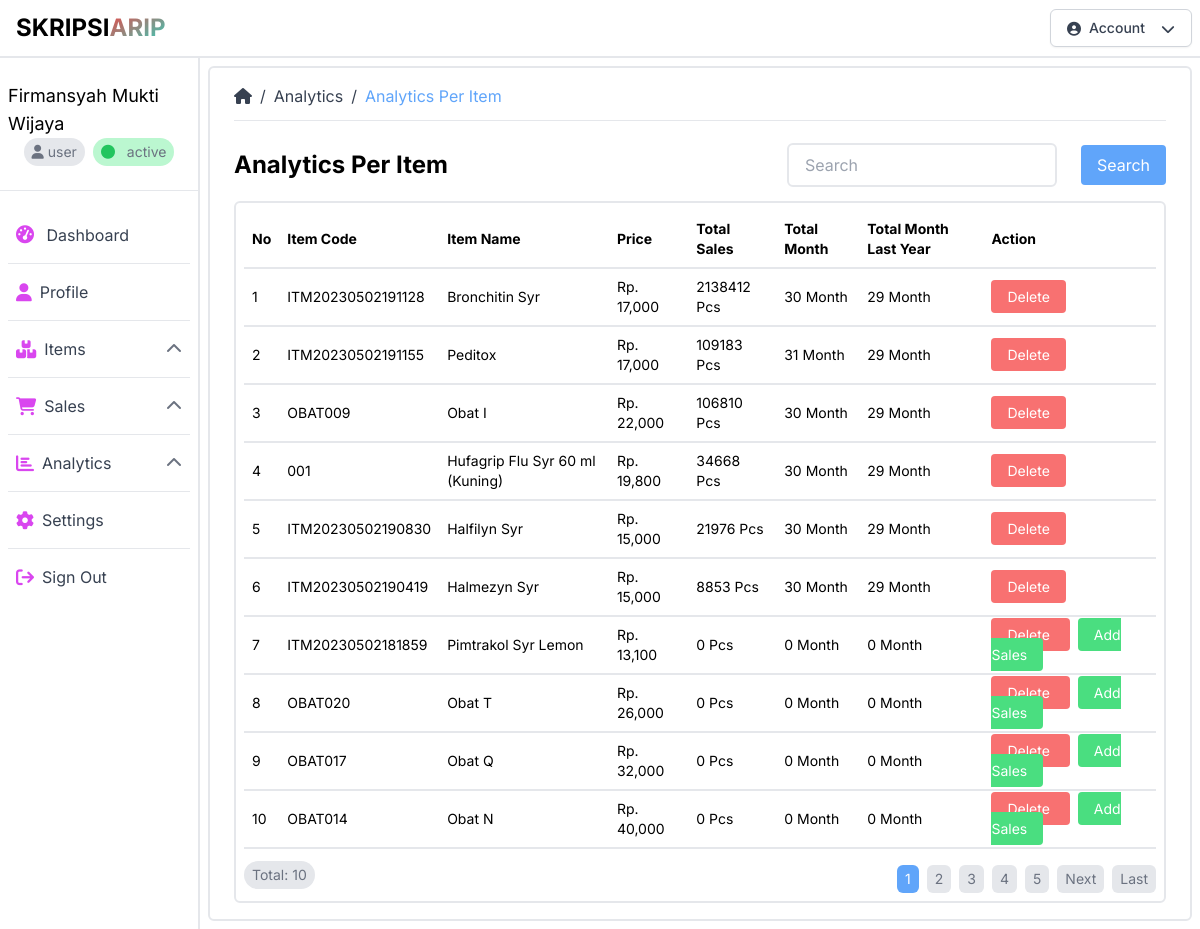
Screenshot of /analytics_per_item.php (signed in) with the database file from the repository.
### tables this page shows
CREATE TABLE `items` (
  `id` int(11) NOT NULL,
  `code` varchar(32) NOT NULL,
  `name` varchar(128) NOT NULL,
  `price` varchar(256) NOT NULL,
  `stock` varchar(256) NOT NULL,
  `created_at` datetime NOT NULL,
  `updated_at` datetime NOT NULL,
  `id_user` int(11) NOT NULL
);

### public/analytics_per_item.php (the view, shortened to what this page needs)
<?php
require_once("config.php");
$limit = 10;
$page = isset($_GET["page"]) ? (int)$_GET["page"] : 1;
$start = ($page > 1) ? ($page * $limit) - $limit : 0;
$items = mysqli_query($conn, "SELECT i.id, i.code, i.name, i.price,
       SUM(s.sold) AS total_sales,
       COUNT(DISTINCT CONCAT(s.month, s.year)) AS total_month,
       COALESCE(t.total_month_last_year, 0) AS total_month_last_year
FROM items i
LEFT JOIN sales s ON i.id = s.id_item
LEFT JOIN (
   SELECT s1.id_item, COUNT(DISTINCT CONCAT(s1.month, s1.year)) AS total_month_last_year
   FROM sales s1
   WHERE (s1.year >= YEAR(CURDATE()) - 3 AND s1.year <= YEAR(CURDATE()) - 1) -- Tahun ke-3, ke-2, dan ke-1 sejak saat ini
      OR (s1.year = YEAR(CURDATE()) AND s1.month <= MONTH(CURDATE())) -- Bulan-bulan di tahun ini hingga bulan saat ini
   GROUP BY s1.id_item
   HAVING COUNT(DISTINCT CONCAT(s1.month, s1.year)) >= 12
) AS t ON i.id = t.id_item
GROUP BY i.id
ORDER BY total_sales DESC
LIMIT $start, $limit;
");
$next_page = $page + 1;
$no = $start + 1;
?>
<!DOCTYPE html>
<html lang="id">
<head>
    <link rel="stylesheet" href="css/output.css">
    <link rel="stylesheet" href="https://cdnjs.cloudflare.com/ajax/libs/font-awesome/6.4.0/css/all.min.css"
 />
</head>
<body class="font-inter">
    <header class="bg-white w-full border-b-2 border-gray-200">
        <?php
            include("components/navbar.php");
        ?>
    </header>
    <div class="container-fluid mx-auto h-auto">
        <div class="flex">
            <?php
                include("components/sidebar.php");
            ?>
            <div class="w-10/12 h-[calc(100vh-3.5rem)] p-2">
                <div class="w-full h-auto border-2 border-gray-200 rounded-md py-4 px-6">
                    <div class="flex items-center gap-2 mb-3">
                        <a href="dashboard.php" class="text-gray-700 hover:text-gray-950"><i class="fas fa-home"></i></a>
                        <span class="text-gray-700">/</span>
                        <a href="analytics.php" class="text-gray-700 hover:text-gray-950">Analytics</a>
                        <span class="text-gray-700">/</span>
                        <a href="analytics_per_item.php" class="text-blue-400 hover:text-blue-600">Analytics Per Item</a>
                    </div>
                    <hr>
                    <div class="flex flex-col gap-4 mt-4">
                        <div class="flex flex-col gap-2">
                            <div class="flex flex-row items-center justify-between">
                                <div class="flex flex-row items-center gap-2">
                                    <h1 class="text-2xl font-bold">Analytics Per Item</h1>
                                </div>
                                <div class="flex flex-row items-center gap-2">
                                    <input type="text" name="search" id="search"
                                        class="border-2 border-gray-200 rounded-md px-4 py-2 focus:outline-none focus:border-blue-400"
                                        placeholder="Search">
                                    <button type="button"
                                        class="bg-blue-400 text-white px-4 py-2 rounded ml-4 my-2 hover:bg-blue-600">
                                        Search
                                    </button>
                                </div>
                            </div>
                            <div class="w-full h-auto border-2 border-gray-200 rounded-md py-2 px-2">
                                <table class="w-full text-left text-sm">
                                    <thead class="border-b-2 border-gray-200">
                                        <tr>
                                            <th class="px-2 py-2">No</th>
                                            <th class="px-2 py-2">Item Code</th>
                                            <th class="px-2 py-2">Item Name</th>
                                            <th class="px-2 py-2">Price</th>
                                            <th class="px-2 py-2">Total Sales</th>
                                            <th class="px-2 py-2">Total Month</th>
                                            <th class="px-2 py-2">Total Month Last Year</th>
                                            <th class="px-2 py-2">Action</th>
                                        </tr>
                                    </thead>
                                    <tbody>
                                        <?php
                                            while($item = mysqli_fetch_assoc($items)){
                                        ?>
                                        <tr class="border-b-2 border-gray-200">
                                            <td class="px-2 py-2"><?php echo $no++; ?></td>
                                            <td class="px-2 py-2"><?php echo $item["code"]; ?></td>
                                            <td class="px-2 py-2"><?php echo $item["name"]; ?></td>
                                            <td class="px-2 py-2">Rp. <?php echo number_format($item["price"]); ?></td>
                                            <td class="px-2 py-2">
                                                <?php echo $item["total_sales"] == null ? 0 : $item["total_sales"]; ?>
                                                Pcs</td>
                                            <td class="px-2 py-2">
                                                <?php echo $item["total_month"] == null ? 0 : $item["total_month"]; ?>
                                                Month</td>
                                            <td class="px-2 py-2">
                                                <?php echo $item["total_month_last_year"] == null ? 0 : $item["total_month_last_year"]; ?>
                                                Month</td>
                                            <td class="px-2 py-2">
                                                <a href="delete_item.php?id=<?php echo $item["id"]; ?>"
                                                    class="bg-red-400 text-white px-4 py-2 rounded hover:bg-red-600 mr-2"
                                                    onclick="return confirm('Are you sure you want to delete this item?');">
                                                    Delete
                                                </a>
                                                <?php
                                                    $monthBtn = date("m") + 24;
                                                    if($item["total_month"] <= $monthBtn){
                                                        $year = date("Y");
                                                ?>
                                                <a href="add_sales_per_item.php?id=<?php echo $item["id"]; ?>&year=<?php echo $year; ?>"
                                                    class="bg-green-400 text-white px-4 py-2 rounded hover:bg-green-600 mr-2">
                                                    Add Sales
                                                </a>
                                                <?php
                                                    }
                                                ?>
                                            </td>
                                        </tr>
                                        <?php
                                            }
                                        ?>
                                    </tbody>
                                </table>
                                <div class="flex flex-row items-center justify-between mt-2">
                                    <h2 class="text-sm text-gray-500 bg-gray-200 px-2 py-1 rounded-full">Total: 10</h2>
                                    <div class="flex flex-row items-center justify-end gap-2 mt-2 text-sm">
                                        <?php
                                            $sql = "SELECT * FROM items";
                                            $result = mysqli_query($conn, $sql);
                                            $total_data = mysqli_num_rows($result);
                                            $total_page = ceil($total_data / $limit);
                                        ?>
                                        <?php
                                            for($i = 1; $i <= $total_page; $i++){
                                                if($i == $page){
                                                    $active = "bg-blue-400 text-white";
                                                }else{
                                                    $active = "bg-gray-200 text-gray-500 hover:bg-gray-400";
                                                }
                                        ?>
                                        <a href="sales_per_item.php?page=<?php echo $i; ?>"
                                            class="<?php echo $active; ?> px-2 py-1 rounded-md">
                                            <?php echo $i; ?>
                                        </a>
                                        <?php
                                            }
                                            if($page < $total_page){
                                        ?>
                                        <a href="sales_per_item.php?page=<?php echo $next_page; ?>"
                                            class="bg-gray-200 text-gray-500 px-2 py-1 rounded-md hover:bg-gray-400">
                                            Next
                                        </a>
                                        <a href="sales_per_item.php?page=<?php echo $total_page; ?>"
                                            class="bg-gray-200 text-gray-500 px-2 py-1 rounded-md hover:bg-gray-400">
                                            Last
                                        </a>
                                        <?php
                                            }
                                        ?>
                                    </div>
                                </div>
                            </div>
                        </div>
                    </div>
                </div>
            </div>
        </div>
</body>
</html>

### public/components/navbar.php (shortened to what this page needs)
<nav class="flex items-center justify-between flex-wrap w-94% mx-auto py-1">
    <div class="">
        <a class="text-2xl font-bold px-4 py-2 flex items-center cursor-pointer" href="index.php">
            SKRIPSI
            <span class="bg-gradient-to-br from-red-500 to-teal-400 bg-clip-text text-transparent">ARIP</span>
        </a>
    </div>
    <div class="">
        <div>
            <button type="button"
                class="inline-flex justify-center rounded-md border border-gray-300 shadow-sm px-4 py-2 bg-white text-sm font-medium text-gray-700 hover:bg-gray-50 focus:outline-none focus:ring-2 focus:ring-offset-2 focus:ring-indigo-500 mr-2"
                id="accountMenuButton" aria-expanded="false" aria-haspopup="true" onclick="toogleAccountMenu()">
                <i class="fas fa-user-circle mr-2 mt-1"></i>
                Account
                <i class="fas fa-chevron-down ml-4 mt-1"></i>
            </button>
        </div>
    </div>
</nav>

### public/components/sidebar.php (shortened to what this page needs)
<div class="w-2/12 h-[calc(100vh-3.5rem)] border-r-2 border-gray-200 overflow-y-auto overflow-hidden no-scrollbar">
    <div class="flex flex-col items-center justify-center mt-4  p-2">
        <h1 class="text-lg"><?php echo $_SESSION["fullname"]; ?></h1>
        <div class="flex flex-row items-center justify-center gap-2">
            <span class="text-sm text-gray-500 bg-gray-200 px-2 py-1 rounded-full">
                <i class="fas fa-user"></i>
                <?php echo $_SESSION["role"]; ?></span>
            <span class="text-sm text-gray-500 bg-green-200 px-2 py-1 rounded-full">
                <i class="fas fa-circle text-green-500 mr-2"></i>
                <?php echo $_SESSION["status"]; ?>
            </span>
        </div>
    </div>
    <hr class="my-4">
    <div class="p-2">
        <ul class="space-y-2">
            <li
                class="flex flex-row justify-between items-center space-x-2 hover:bg-fuchsia-200 rounded-md p-2 cursor-pointer">
                <div>
                    <i class=" text-fuchsia-500 text-lg mr-2 fas fa-tachometer-alt"></i>
                    <a href="dashboard.php" class="text-gray-700 hover:text-gray-900">Dashboard</a>
                </div>
            </li>
            <hr class="border-gray-200">
            <li
                class="flex flex-row justify-between items-center space-x-2 hover:bg-fuchsia-200 rounded-md p-2 cursor-pointer">
                <div class="flex flex-row items-center">
                    <i class="fa-solid fa-user text-fuchsia-500 text-lg mr-2"></i>
                    <a href="profile.php" class="text-gray-700 hover:text-gray-900">Profile</a>
                </div>
            </li>
            <hr class="border-gray-200">
            <li class="flex flex-row justify-between items-center space-x-2 hover:bg-fuchsia-200 rounded-md p-2 cursor-pointer"
                onclick="toggleDropdown('2')">
                <div class="flex flex-row items-center">
                    <i class="fa-solid fa-boxes-stacked text-fuchsia-500 text-lg mr-2"></i>
                    <p class="text-gray-700 hover:text-gray-900">Items</p>
                </div>
                <div>
                    <i class="fas fa-chevron-down first-letter:text-gray-500 ml-auto rotate-180"
                        id="dropdown-icon-2"></i>
                </div>
            </li>
            <hr class="border-gray-200">
            <li class="flex flex-row justify-between items-center space-x-2 hover:bg-fuchsia-200 rounded-md p-2 cursor-pointer"
                onclick="toggleDropdown('3')">
                <div class="flex flex-row items-center">
                    <i class="fa-solid fa-shopping-cart text-fuchsia-500 text-lg mr-2"></i>
                    <p class="text-gray-700 hover:text-gray-900">Sales</p>
                </div>
                <div>
                    <i class="fas fa-chevron-down first-letter:text-gray-500 ml-auto rotate-180"
                        id="dropdown-icon-3"></i>
                </div>
            </li>
            <hr class="border-gray-200">
            <li class="flex flex-row justify-between items-center space-x-2 hover:bg-fuchsia-200 rounded-md p-2 cursor-pointer"
                onclick="toggleDropdown('4')">
                <div class="flex flex-row items-center">
                    <i class="fa-solid fa-chart-bar text-fuchsia-500 text-lg mr-2"></i>
                    <p class="text-gray-700 hover:text-gray-900">Analytics</p>
                </div>
                <div>
                    <i class="fas fa-chevron-down first-letter:text-gray-500 ml-auto rotate-180"
                        id="dropdown-icon-4"></i>
                </div>
            </li>
            <hr class="border-gray-200">
            <li
                class="flex flex-row justify-between items-center space-x-2 hover:bg-fuchsia-200 rounded-md p-2 cursor-pointer">
                <div class="flex flex-row items-center">
                    <i class="fa-solid fa-gear text-fuchsia-500 text-lg mr-2"></i>
                    <a class="text-gray-700 hover:text-gray-900" href="settings.php">Settings</a>
                </div>
            </li>
            <hr class="border-gray-200">
            <li
                class="flex flex-row justify-between items-center space-x-2 hover:bg-fuchsia-200 rounded-md p-2 cursor-pointer">
                <div class="flex flex-row items-center">
                    <i class="fa-solid fa-sign-out text-fuchsia-500 text-lg mr-2"></i>
                    <a href="signout.php" class="text-gray-700 hover:text-gray-900">Sign Out</a>
                </div>
            </li>
        </ul>
    </div>
</div>

### rows the page displays
items: code "ITM20230502191128", name "Bronchitin Syr", price "17,000", total_sales "2138412", total_month "30", total_month_last_year "29"
items: code "ITM20230502191155", name "Peditox", price "17,000", total_sales "109183", total_month "31", total_month_last_year "29"
items: code "OBAT009", name "Obat I", price "22,000", total_sales "106810", total_month "30", total_month_last_year "29"
items: code "001", name "Hufagrip Flu Syr 60 ml (Kuning)", price "19,800", total_sales "34668", total_month "30", total_month_last_year "29"
items: code "ITM20230502190830", name "Halfilyn Syr", price "15,000", total_sales "21976", total_month "30", total_month_last_year "29"
items: code "ITM20230502190419", name "Halmezyn Syr", price "15,000", total_sales "8853", total_month "30", total_month_last_year "29"
items: code "ITM20230502181859", name "Pimtrakol Syr Lemon", price "13,100", total_month "0", total_month_last_year "0"
items: code "OBAT020", name "Obat T", price "26,000", total_month "0", total_month_last_year "0"
items: code "OBAT017", name "Obat Q", price "32,000", total_month "0", total_month_last_year "0"
items: code "OBAT014", name "Obat N", price "40,000", total_month "0", total_month_last_year "0"

### other values shown
$_SESSION["fullname"] "Firmansyah Mukti Wijaya"
$_SESSION["role"] "user"
$_SESSION["status"] "active"
